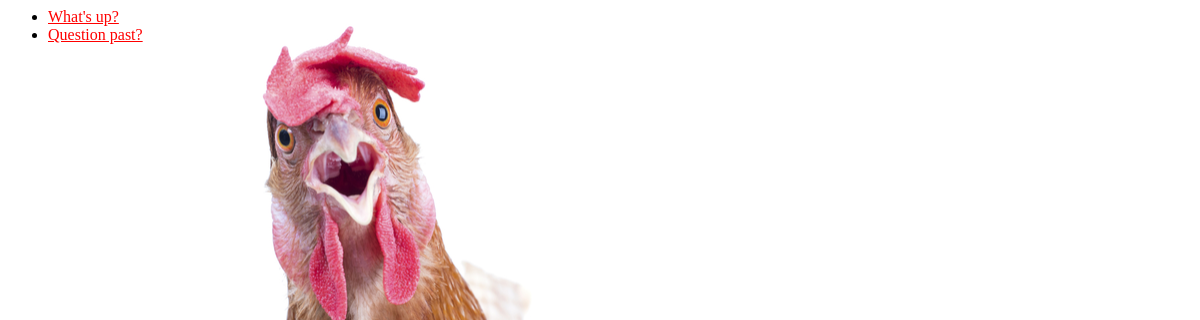
The page /polls/ on the database as committed earlier.
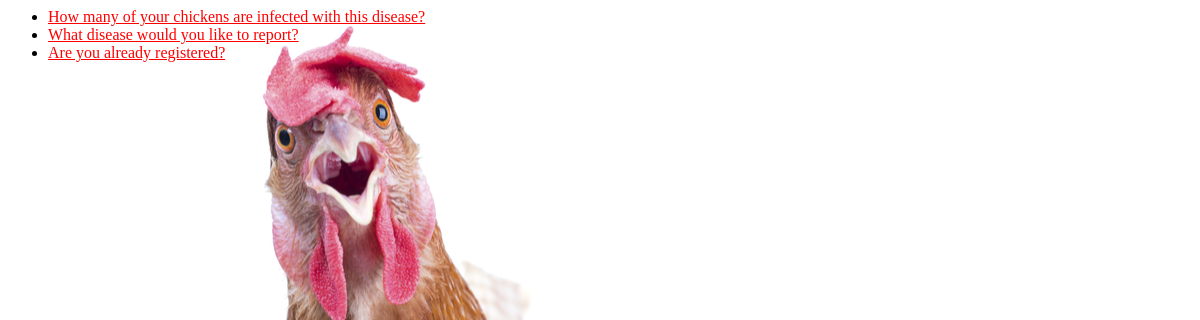
The same page on the database as committed later.
### polls/models.py (models this page shows, shortened)
class Question(models.Model):
    question_text = models.CharField(max_length=200)
    pub_date = models.DateTimeField('date published')
    def was_published_recently(self):
        now = timezone.now()
        return now - datetime.timedelta(days=1) <= self.pub_date <= now
    was_published_recently.admin_order_field = 'pub_date'
    was_published_recently.boolean = True
    was_published_recently.short_description = 'Published recently?'

### polls/views.py (the view)
# urls.py: path('', views.IndexView.as_view(), name='index'),
class IndexView(generic.ListView):
    template_name = 'polls/index.html'
    context_object_name = 'latest_question_list'
    def get_queryset(self):
        return Question.objects.filter(
            pub_date__lte=timezone.now()
        ).order_by('-pub_date')[:5]

### polls/templates/polls/index.html
{% load static %}
<link rel="stylesheet" type="text/css" href="{% static 'polls/style.css' %}" />
{% if latest_question_list %}
    <ul>
    {% for question in latest_question_list %}
        <li><a href="{% url 'polls:detail' question.id %}">{{ question.question_text }}</a></li>
    {% endfor %}
    </ul>
{% else %}
    <p>No polls are available.</p>
{% endif %}

### polls/static/polls/style.css (style rules this page uses)
li a { color: red; }

Rows that differ between the two databases and show on the page:
removed Question: question_text "What's up?"
removed Question: question_text "Question past?"
added Question: question_text "How many of your chickens are infected with this disease?"
added Question: question_text "What disease would you like to report?"
added Question: question_text "Are you already registered?"
